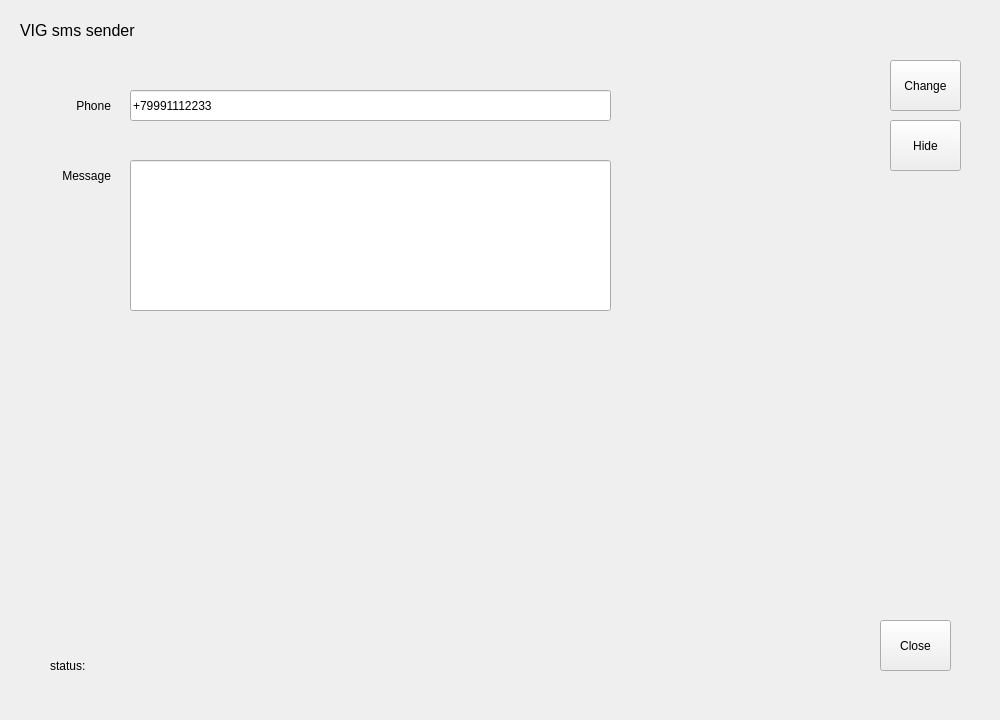
<?xml version="1.0" encoding="UTF-8"?>
<ui version="4.0">
 <class>MainWindow</class>
 <widget class="QMainWindow" name="MainWindow">
  <property name="geometry">
   <rect>
    <x>0</x>
    <y>0</y>
    <width>1000</width>
    <height>720</height>
   </rect>
  </property>
  <property name="minimumSize">
   <size>
    <width>1000</width>
    <height>720</height>
   </size>
  </property>
  <property name="maximumSize">
   <size>
    <width>1000</width>
    <height>720</height>
   </size>
  </property>
  <property name="windowTitle">
   <string>MainWindow</string>
  </property>
  <widget class="QWidget" name="centralwidget">
   <widget class="QPushButton" name="change_but">
    <property name="geometry">
     <rect>
      <x>890</x>
      <y>60</y>
      <width>71</width>
      <height>51</height>
     </rect>
    </property>
    <property name="text">
     <string>Change</string>
    </property>
   </widget>
   <widget class="QPushButton" name="hide_but">
    <property name="geometry">
     <rect>
      <x>890</x>
      <y>120</y>
      <width>71</width>
      <height>51</height>
     </rect>
    </property>
    <property name="text">
     <string>Hide</string>
    </property>
   </widget>
   <widget class="QPushButton" name="close_but">
    <property name="geometry">
     <rect>
      <x>880</x>
      <y>620</y>
      <width>71</width>
      <height>51</height>
     </rect>
    </property>
    <property name="text">
     <string>Close</string>
    </property>
   </widget>
   <widget class="QStackedWidget" name="stack_Window">
    <property name="geometry">
     <rect>
      <x>20</x>
      <y>60</y>
      <width>821</width>
      <height>631</height>
     </rect>
    </property>
    <property name="currentIndex">
     <number>0</number>
    </property>
    <widget class="QWidget" name="send_window">
     <widget class="QLineEdit" name="line_phone">
      <property name="geometry">
       <rect>
        <x>110</x>
        <y>30</y>
        <width>481</width>
        <height>31</height>
       </rect>
      </property>
      <property name="text">
       <string>+79991112233</string>
      </property>
     </widget>
     <widget class="QLineEdit" name="line_message">
      <property name="geometry">
       <rect>
        <x>110</x>
        <y>100</y>
        <width>481</width>
        <height>151</height>
       </rect>
      </property>
      <property name="font">
       <font>
        <pointsize>10</pointsize>
       </font>
      </property>
      <property name="text">
       <string/>
      </property>
      <property name="alignment">
       <set>Qt::AlignLeading|Qt::AlignLeft|Qt::AlignTop</set>
      </property>
     </widget>
     <widget class="QLabel" name="label_phone">
      <property name="geometry">
       <rect>
        <x>30</x>
        <y>30</y>
        <width>61</width>
        <height>31</height>
       </rect>
      </property>
      <property name="layoutDirection">
       <enum>Qt::LeftToRight</enum>
      </property>
      <property name="text">
       <string>Phone</string>
      </property>
      <property name="alignment">
       <set>Qt::AlignRight|Qt::AlignTrailing|Qt::AlignVCenter</set>
      </property>
     </widget>
     <widget class="QLabel" name="label_message">
      <property name="geometry">
       <rect>
        <x>30</x>
        <y>100</y>
        <width>61</width>
        <height>31</height>
       </rect>
      </property>
      <property name="layoutDirection">
       <enum>Qt::LeftToRight</enum>
      </property>
      <property name="text">
       <string>Message</string>
      </property>
      <property name="alignment">
       <set>Qt::AlignRight|Qt::AlignTrailing|Qt::AlignVCenter</set>
      </property>
     </widget>
     <widget class="QLabel" name="label_status">
      <property name="geometry">
       <rect>
        <x>30</x>
        <y>590</y>
        <width>371</width>
        <height>31</height>
       </rect>
      </property>
      <property name="text">
       <string>status:</string>
      </property>
     </widget>
    </widget>
    <widget class="QWidget" name="log_window">
     <widget class="QScrollArea" name="scrollArea">
      <property name="geometry">
       <rect>
        <x>10</x>
        <y>0</y>
        <width>101</width>
        <height>631</height>
       </rect>
      </property>
      <property name="widgetResizable">
       <bool>true</bool>
      </property>
      <widget class="QWidget" name="scrollAreaWidgetContents">
       <property name="geometry">
        <rect>
         <x>0</x>
         <y>0</y>
         <width>99</width>
         <height>629</height>
        </rect>
       </property>
      </widget>
     </widget>
     <widget class="QScrollArea" name="scrollArea_2">
      <property name="geometry">
       <rect>
        <x>110</x>
        <y>0</y>
        <width>711</width>
        <height>631</height>
       </rect>
      </property>
      <property name="widgetResizable">
       <bool>true</bool>
      </property>
      <widget class="QWidget" name="scrollAreaWidgetContents_2">
       <property name="geometry">
        <rect>
         <x>0</x>
         <y>0</y>
         <width>709</width>
         <height>629</height>
        </rect>
       </property>
      </widget>
     </widget>
    </widget>
   </widget>
   <widget class="QLabel" name="title_lab">
    <property name="geometry">
     <rect>
      <x>20</x>
      <y>10</y>
      <width>171</width>
      <height>41</height>
     </rect>
    </property>
    <property name="font">
     <font>
      <pointsize>12</pointsize>
     </font>
    </property>
    <property name="text">
     <string>VIG sms sender</string>
    </property>
   </widget>
  </widget>
 </widget>
 <resources/>
 <connections/>
</ui>
